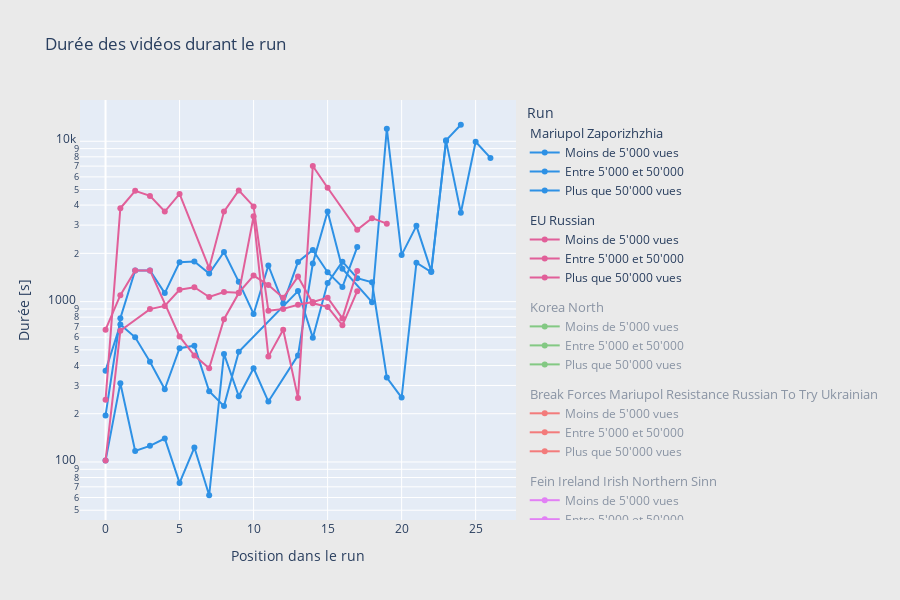

Source (notebook cell):
### Code cell
import plotly.graph_objects as go

fig = go.Figure()
i = 0

color_map = {id: i for i, id in enumerate(df_out['theme_id'].unique())}
for name, group in df_out.groupby('walk'):
    # select only the data for the current runs
    runs_of_interest = df_out[df_out['theme_id'] == group['theme_id'].values[0]].sort_values("walk")

    # Get mappins for walk_id to its view category
    walk_id = runs_of_interest[runs_of_interest['video_id_in_run']==0].sort_values("nb_views",ascending=True).walk.reset_index(drop=True)
    names = {walk_id[0]:"Moins de 5'000 vues", walk_id[1]:"Entre 5'000 et 50'000", walk_id[2]:"Plus que 50'000 vues"}

    customdata = []
    group.apply(lambda row: customdata.append([row['video_duration'], row['theme'], row['walk']]), axis=1)
    fig.add_trace(go.Scatter(
        x=group['video_id_in_run'],
        y=group['video_duration'],
        mode='lines+markers',
        marker={'color': px.colors.qualitative.Dark24[color_map[group['theme_id'].values[0]]]},
        customdata=customdata,
        hovertemplate='Durée [s]: %{customdata[0]:d}<br>Thème: %{customdata[1]}<br>Run: %{customdata[2]}',
        visible='legendonly' if i >= 6 else None,
        name=names[group['walk'].values[0]],
        legendgroup=group['theme_id'].values[0],
        legendgrouptitle_text=group['theme'].values[0]
    ))
    i += 1

fig.update_yaxes(type='log')
fig.update_layout(
    legend_title='Run',
    title='Durée des vidéos durant le run',
    xaxis_title='Position dans le run',
    yaxis_title='Durée [s]',
    height=600,
    paper_bgcolor="rgb(234, 234, 234)"
)
fig.write_html('plots/p5_video_duration.html')
fig.show()
